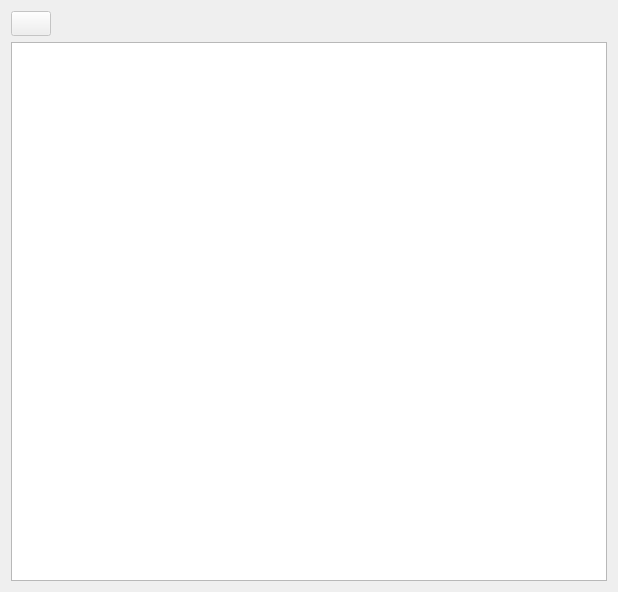
<?xml version="1.0" encoding="UTF-8"?>
<ui version="4.0">
 <class>FormFitResults</class>
 <widget class="QWidget" name="FormFitResults">
  <property name="geometry">
   <rect>
    <x>0</x>
    <y>0</y>
    <width>618</width>
    <height>592</height>
   </rect>
  </property>
  <property name="windowTitle">
   <string>Peaks</string>
  </property>
  <property name="windowIcon">
   <iconset>
    <normaloff>:/new/icons/oxy/bookmark.png</normaloff>:/new/icons/oxy/bookmark.png</iconset>
  </property>
  <layout class="QGridLayout" name="gridLayout">
   <item row="0" column="0">
    <layout class="QVBoxLayout" name="verticalLayout">
     <property name="sizeConstraint">
      <enum>QLayout::SetMaximumSize</enum>
     </property>
     <item>
      <layout class="QHBoxLayout" name="horizontalLayout_6">
       <property name="sizeConstraint">
        <enum>QLayout::SetDefaultConstraint</enum>
       </property>
       <item>
        <layout class="QVBoxLayout" name="verticalLayout_4">
         <item>
          <layout class="QHBoxLayout" name="horizontalLayout_2">
           <property name="spacing">
            <number>3</number>
           </property>
           <item>
            <widget class="QPushButton" name="pushSaveReport">
             <property name="enabled">
              <bool>false</bool>
             </property>
             <property name="sizePolicy">
              <sizepolicy hsizetype="Maximum" vsizetype="Fixed">
               <horstretch>0</horstretch>
               <verstretch>0</verstretch>
              </sizepolicy>
             </property>
             <property name="minimumSize">
              <size>
               <width>0</width>
               <height>25</height>
              </size>
             </property>
             <property name="maximumSize">
              <size>
               <width>16777215</width>
               <height>25</height>
              </size>
             </property>
             <property name="toolTip">
              <string>Save report</string>
             </property>
             <property name="text">
              <string/>
             </property>
             <property name="icon">
              <iconset resource="../resources/daquiri.qrc">
               <normaloff>:/icons/oxy/16/document_save.png</normaloff>:/icons/oxy/16/document_save.png</iconset>
             </property>
             <property name="iconSize">
              <size>
               <width>16</width>
               <height>16</height>
              </size>
             </property>
            </widget>
           </item>
           <item>
            <widget class="QLabel" name="label_3">
             <property name="sizePolicy">
              <sizepolicy hsizetype="Preferred" vsizetype="Fixed">
               <horstretch>0</horstretch>
               <verstretch>0</verstretch>
              </sizepolicy>
             </property>
             <property name="minimumSize">
              <size>
               <width>0</width>
               <height>20</height>
              </size>
             </property>
             <property name="maximumSize">
              <size>
               <width>16777215</width>
               <height>25</height>
              </size>
             </property>
             <property name="text">
              <string/>
             </property>
             <property name="alignment">
              <set>Qt::AlignRight|Qt::AlignTrailing|Qt::AlignVCenter</set>
             </property>
            </widget>
           </item>
          </layout>
         </item>
         <item>
          <layout class="QHBoxLayout" name="horizontalLayout_5">
           <property name="sizeConstraint">
            <enum>QLayout::SetMinimumSize</enum>
           </property>
           <item>
            <widget class="QTableWidget" name="tablePeaks">
             <property name="sizePolicy">
              <sizepolicy hsizetype="Preferred" vsizetype="MinimumExpanding">
               <horstretch>0</horstretch>
               <verstretch>0</verstretch>
              </sizepolicy>
             </property>
             <property name="minimumSize">
              <size>
               <width>500</width>
               <height>200</height>
              </size>
             </property>
            </widget>
           </item>
          </layout>
         </item>
        </layout>
       </item>
      </layout>
     </item>
    </layout>
   </item>
  </layout>
 </widget>
 <resources>
  <include location="../resources/daquiri.qrc"/>
 </resources>
 <connections/>
</ui>
